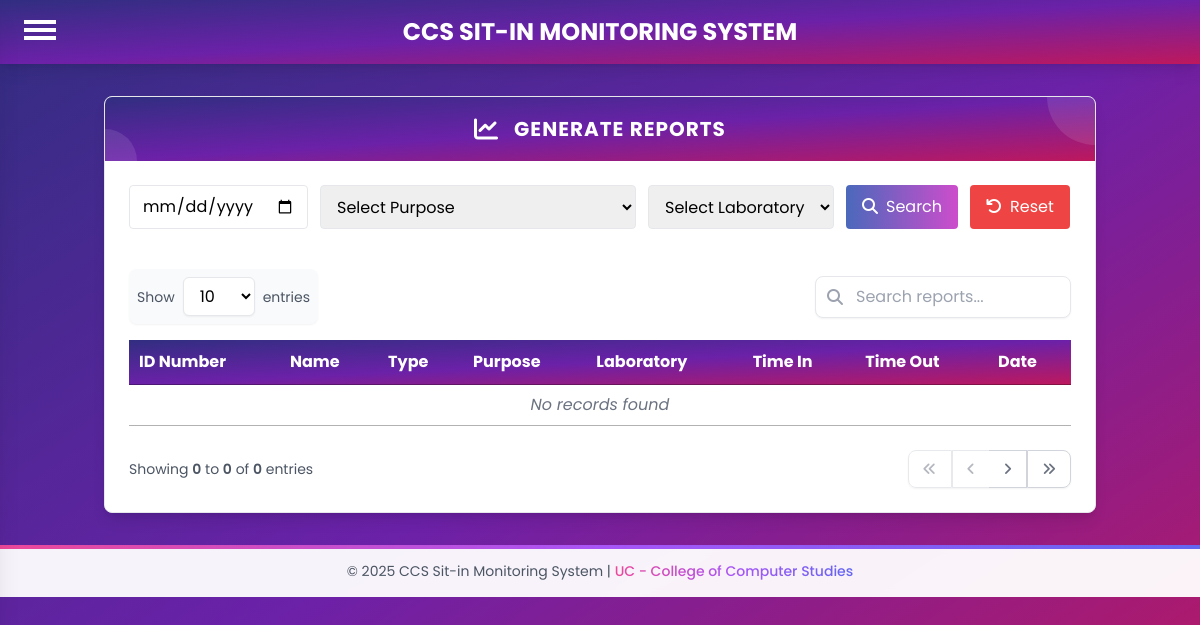
The page /admin/admin_reports.php (signed in) on the database as committed earlier.
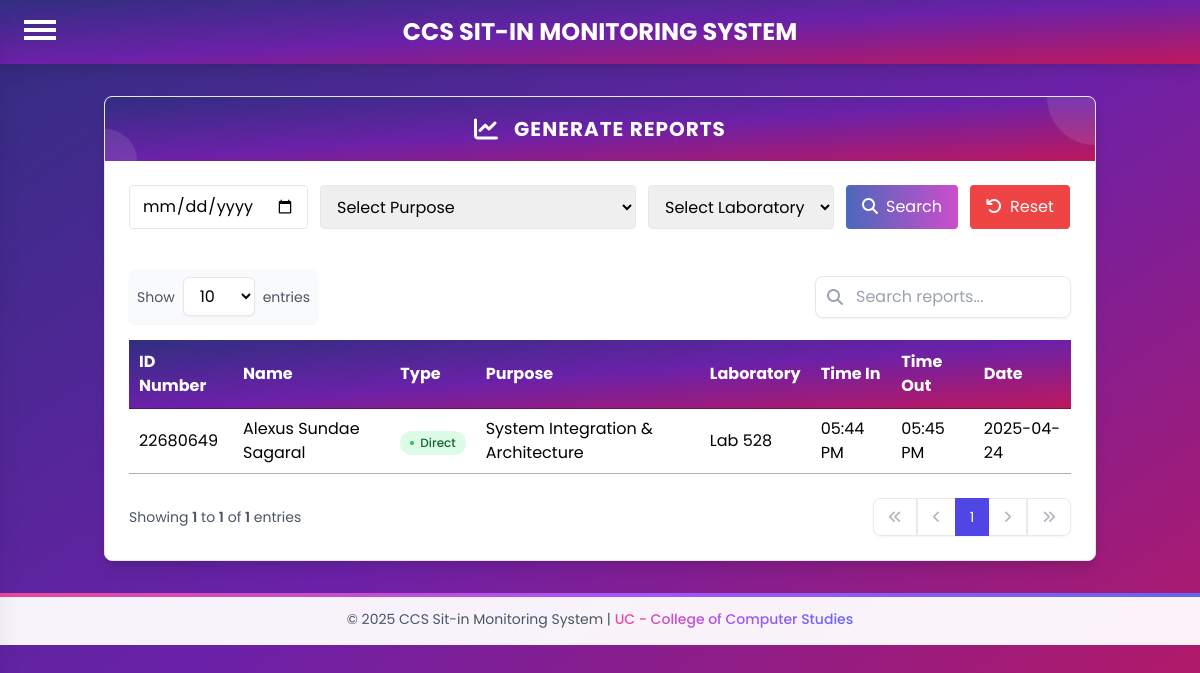
The same page on the database as committed later.
### tables this page shows
CREATE TABLE `curr_sitin` (
  `SITIN_ID` int(11) NOT NULL,
  `IDNO` int(11) NOT NULL,
  `FULL_NAME` varchar(30) NOT NULL,
  `PURPOSE` enum('C Programming','C++ Programming','C# Programming','Java Programming','Php Programming','Python Programming','Database','Digital Logic & Design','Embedded System & IOT','System Integration & Architecture','Computer Application','Web Design & Development','Project Management') NOT NULL,
  `LABORATORY` enum('Lab 517','Lab 524','Lab 526','Lab 528','Lab 530','Lab 542','Lab 544') NOT NULL,
  `TIME_IN` time NOT NULL,
  `TIME_OUT` time DEFAULT NULL,
  `DATE` date NOT NULL,
  `STATUS` varchar(10) NOT NULL DEFAULT 'Active'
);

### admin/admin_reports.php (the view, shortened to what the changed rows need)
<?php
require '../db.php';
$entries_per_page = isset($_GET['entries']) ? (int)$_GET['entries'] : 10;
$current_page = isset($_GET['page']) ? (int)$_GET['page'] : 1;
$offset = ($current_page - 1) * $entries_per_page;
$count_query = "SELECT COUNT(*) as total FROM curr_sitin";
$count_result = mysqli_query($conn, $count_query);
$count_row = mysqli_fetch_assoc($count_result);
$total_records = $count_row['total'];
$total_pages = ceil($total_records / $entries_per_page);
?>
<!DOCTYPE html>
<html lang="en">
<head>
    <link rel="stylesheet" href="https://cdnjs.cloudflare.com/ajax/libs/font-awesome/6.4.0/css/all.min.css">
    <script src="https://cdn.tailwindcss.com"></script>
    <link rel="stylesheet" type="text/css" href="https://cdn.datatables.net/1.11.3/css/jquery.dataTables.css">
    <link rel="stylesheet" type="text/css" href="https://cdn.datatables.net/buttons/2.0.1/css/buttons.dataTables.min.css">
</head>
<body class="bg-gradient-to-br from-indigo-900 via-purple-800 to-pink-700 min-h-screen font-poppins">
    <div class="container mx-auto px-4 mt-8">
        <div class="bg-white rounded-lg shadow-lg overflow-hidden border border-gray-200">
        <div class="text-white p-4 flex items-center justify-center relative overflow-hidden" style="background: linear-gradient(to bottom right, rgb(49, 46, 129), rgb(107, 33, 168), rgb(190, 24, 93))">
                <h2 class="text-xl font-bold tracking-wider uppercase relative z-10">Generate Reports</h2>
            </div>
            <div class="p-6">
                <?php
                $filter_query = "SELECT IDNO, FULL_NAME, PURPOSE, LABORATORY, TIME_IN, TIME_OUT, DATE, TYPE FROM curr_sitin WHERE 1=1";
                $params = [];
                $types = '';
                $filter_query .= " ORDER BY DATE DESC LIMIT ? OFFSET ?";
                $params[] = $entries_per_page;
                $params[] = $offset;
                $types .= 'ii';
                $stmt = $conn->prepare($filter_query);
                $stmt->bind_param($types, ...$params);
                $stmt->execute();
                $result = $stmt->get_result();
                ?>
                <div class="overflow-x-auto">
                    <table id="reportsTable" class="min-w-full">
                        <thead style="background: linear-gradient(to bottom right, rgb(49, 46, 129), rgb(107, 33, 168), rgb(190, 24, 93));" class="text-white">
                            <tr>
                                <th class="px-6 py-3 text-left">ID Number</th>
                                <th class="px-6 py-3 text-left">Name</th>
                                <th class="px-6 py-3 text-left">Type</th>
                                <th class="px-6 py-3 text-left">Purpose</th>
                                <th class="px-6 py-3 text-left">Laboratory</th>
                                <th class="px-6 py-3 text-left">Time In</th>
                                <th class="px-6 py-3 text-left">Time Out</th>
                                <th class="px-6 py-3 text-left">Date</th>
                            </tr>
                        </thead>
                        <tbody>
                            <?php if ($result && $result->num_rows > 0): ?>
                                <?php while ($row = $result->fetch_assoc()): ?>
                                    <tr>
                                        <td class="px-6 py-4"><?php echo htmlspecialchars($row['IDNO']); ?></td>
                                        <td class="px-6 py-4"><?php echo htmlspecialchars($row['FULL_NAME']); ?></td>
                                        <td class="px-6 py-4">
                                            <?php if ($row['TYPE'] === 'Direct'): ?>
                                                <span class="inline-flex items-center px-2.5 py-1 rounded-full text-xs font-medium bg-green-100 text-green-800">
                                                    <span class="w-1 h-1 mr-1.5 rounded-full bg-green-500"></span>
                                                    Direct
                                                </span>
                                            <?php endif; ?>
                                        </td>
                                        <td class="px-6 py-4"><?php echo htmlspecialchars($row['PURPOSE']); ?></td>
                                        <td class="px-6 py-4"><?php echo htmlspecialchars($row['LABORATORY']); ?></td>
                                        <td class="px-6 py-4"><?php echo date('h:i A', strtotime($row['TIME_IN'])); ?></td>
                                        <td class="px-6 py-4"><?php echo $row['TIME_OUT'] ? date('h:i A', strtotime($row['TIME_OUT'])) : 'Active'; ?></td>
                                        <td class="px-6 py-4"><?php echo htmlspecialchars($row['DATE']); ?></td>
                                    </tr>
                                <?php endwhile; ?>
                            <?php else: ?>
                                <tr>
                                    <td colspan="8" class="px-6 py-4 text-center text-gray-500 italic">No records found</td>
                                </tr>
                            <?php endif; ?>
                        </tbody>
                    </table>
                </div>
                <div class="flex flex-col md:flex-row md:justify-between md:items-center mt-6 gap-4">
                    <div class="text-gray-600 text-sm">
                        <?php
                        $start_entry = $total_records > 0 ? $offset + 1 : 0;
                        $end_entry = min($offset + $entries_per_page, $total_records);
                        echo "Showing <span class='font-semibold'>$start_entry</span> to <span class='font-semibold'>$end_entry</span> of <span class='font-semibold'>$total_records</span> entries";
                        ?>
                    </div>
                    <div class="inline-flex rounded-lg shadow-sm">
                        <?php
                        echo "<button onclick=\"changePage(1)\" " . ($current_page == 1 ? 'disabled' : '') . "
                              class=\"px-3.5 py-2 text-sm bg-white border border-gray-300 rounded-l-lg hover:bg-gray-50 text-gray-500" .
                              ($current_page == 1 ? ' opacity-50 cursor-not-allowed' : '') . "\">
                              <i class=\"fas fa-angles-left\"></i>
                          </button>";
                        $prev_page = max(1, $current_page - 1);
                        echo "<button onclick=\"changePage($prev_page)\" " . ($current_page == 1 ? 'disabled' : '') . "
                              class=\"px-3.5 py-2 text-sm bg-white border-t border-b border-l border-gray-300 hover:bg-gray-50 text-gray-500" .
                              ($current_page == 1 ? ' opacity-50 cursor-not-allowed' : '') . "\">
                              <i class=\"fas fa-angle-left\"></i>
                          </button>";
                        for($i = 1; $i <= $total_pages; $i++) {
                            if($i == $current_page) {
                                echo "<button class=\"px-3.5 py-2 text-sm bg-indigo-600 text-white border border-indigo-600\">$i</button>";
                            } else {
                                echo "<button onclick=\"changePage($i)\"
                                      class=\"px-3.5 py-2 text-sm bg-white border border-gray-300 hover:bg-gray-50 text-gray-700\">$i</button>";
                            }
                        }
                        $next_page = min($total_pages, $current_page + 1);
                        echo "<button onclick=\"changePage($next_page)\" " . ($current_page == $total_pages ? 'disabled' : '') . "
                              class=\"px-3.5 py-2 text-sm bg-white border-t border-b border-r border-gray-300 hover:bg-gray-50 text-gray-500" .
                              ($current_page == $total_pages ? ' opacity-50 cursor-not-allowed' : '') . "\">
                              <i class=\"fas fa-angle-right\"></i>
                          </button>";
                        echo "<button onclick=\"changePage($total_pages)\" " . ($current_page == $total_pages ? 'disabled' : '') . "
                              class=\"px-3.5 py-2 text-sm bg-white border border-gray-300 rounded-r-lg hover:bg-gray-50 text-gray-500" .
                              ($current_page == $total_pages ? ' opacity-50 cursor-not-allowed' : '') . "\">
                              <i class=\"fas fa-angles-right\"></i>
                          </button>";
                        ?>
                    </div>
                </div>
            </div>
        </div>
    </div>
</body>
</html>

Rows that differ between the two databases and show on the page:
added curr_sitin: IDNO "22680649", FULL_NAME "Alexus Sundae Sagaral", TYPE "Direct" (drawn), PURPOSE "System Integration & Architecture", LABORATORY "Lab 528", TIME_IN "05:44 PM", TIME_OUT "05:45 PM", DATE "2025-04-24"
Other text that changed with them:
$start_entry: "0" → "1"
$end_entry: "0" → "1"
$total_records: "0" → "1"
new list line: "1"
text no longer shown: "No records found"
